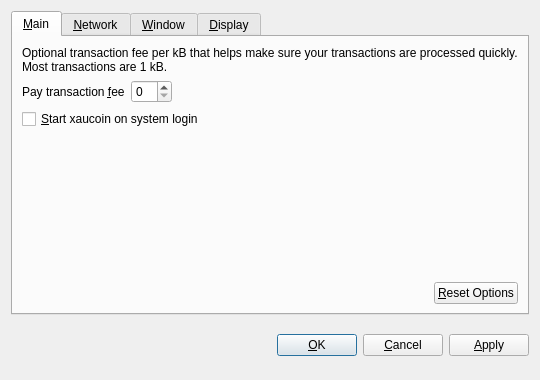
<?xml version="1.0" encoding="UTF-8"?>
<ui version="4.0">
 <class>OptionsDialog</class>
 <widget class="QDialog" name="OptionsDialog">
  <property name="geometry">
   <rect>
    <x>0</x>
    <y>0</y>
    <width>540</width>
    <height>380</height>
   </rect>
  </property>
  <property name="windowTitle">
   <string>Options</string>
  </property>
  <property name="modal">
   <bool>true</bool>
  </property>
  <layout class="QVBoxLayout" name="verticalLayout">
   <item>
    <widget class="QTabWidget" name="tabWidget">
     <property name="tabPosition">
      <enum>QTabWidget::North</enum>
     </property>
     <property name="currentIndex">
      <number>0</number>
     </property>
     <widget class="QWidget" name="tabMain">
      <attribute name="title">
       <string>&amp;Main</string>
      </attribute>
      <layout class="QVBoxLayout" name="verticalLayout_Main">
       <item>
        <widget class="QLabel" name="transactionFeeInfoLabel">
         <property name="text">
          <string>Optional transaction fee per kB that helps make sure your transactions are processed quickly. Most transactions are 1 kB.</string>
         </property>
         <property name="textFormat">
          <enum>Qt::PlainText</enum>
         </property>
         <property name="wordWrap">
          <bool>true</bool>
         </property>
        </widget>
       </item>
       <item>
        <layout class="QHBoxLayout" name="horizontalLayout_1_Main">
         <item>
          <widget class="QLabel" name="transactionFeeLabel">
           <property name="text">
            <string>Pay transaction &amp;fee</string>
           </property>
           <property name="textFormat">
            <enum>Qt::PlainText</enum>
           </property>
           <property name="buddy">
            <cstring>transactionFee</cstring>
           </property>
          </widget>
         </item>
         <item>
          <widget class="BitcoinAmountField" name="transactionFee"/>
         </item>
         <item>
          <spacer name="horizontalSpacer_1_Main">
           <property name="orientation">
            <enum>Qt::Horizontal</enum>
           </property>
           <property name="sizeHint" stdset="0">
            <size>
             <width>40</width>
             <height>20</height>
            </size>
           </property>
          </spacer>
         </item>
        </layout>
       </item>
       <item>
        <widget class="QCheckBox" name="bitcoinAtStartup">
         <property name="toolTip">
          <string>Automatically start xaucoin after logging in to the system.</string>
         </property>
         <property name="text">
          <string>&amp;Start xaucoin on system login</string>
         </property>
        </widget>
       </item>
       <item>
        <spacer name="verticalSpacer_Main">
         <property name="orientation">
          <enum>Qt::Vertical</enum>
         </property>
         <property name="sizeHint" stdset="0">
          <size>
           <width>20</width>
           <height>40</height>
          </size>
         </property>
        </spacer>
       </item>
       <item>
        <layout class="QHBoxLayout" name="horizontalLayout_2_Main">
         <item>
          <spacer name="horizontalSpacer_2_Main">
           <property name="orientation">
            <enum>Qt::Horizontal</enum>
           </property>
           <property name="sizeHint" stdset="0">
            <size>
             <width>40</width>
             <height>20</height>
            </size>
           </property>
          </spacer>
         </item>
         <item>
          <widget class="QPushButton" name="resetButton">
           <property name="toolTip">
            <string>Reset all client options to default.</string>
           </property>
           <property name="text">
            <string>&amp;Reset Options</string>
           </property>
           <property name="autoDefault">
            <bool>false</bool>
           </property>
          </widget>
         </item>
        </layout>
       </item>
      </layout>
     </widget>
     <widget class="QWidget" name="tabNetwork">
      <attribute name="title">
       <string>&amp;Network</string>
      </attribute>
      <layout class="QVBoxLayout" name="verticalLayout_Network">
       <item>
        <widget class="QCheckBox" name="mapPortUpnp">
         <property name="toolTip">
          <string>Automatically open the xaucoin client port on the router. This only works when your router supports UPnP and it is enabled.</string>
         </property>
         <property name="text">
          <string>Map port using &amp;UPnP</string>
         </property>
        </widget>
       </item>
       <item>
        <widget class="QCheckBox" name="connectSocks">
         <property name="toolTip">
          <string>Connect to the xaucoin network through a SOCKS proxy (e.g. when connecting through Tor).</string>
         </property>
         <property name="text">
          <string>&amp;Connect through SOCKS proxy:</string>
         </property>
        </widget>
       </item>
       <item>
        <layout class="QHBoxLayout" name="horizontalLayout_Network">
         <item>
          <widget class="QLabel" name="proxyIpLabel">
           <property name="text">
            <string>Proxy &amp;IP:</string>
           </property>
           <property name="textFormat">
            <enum>Qt::PlainText</enum>
           </property>
           <property name="buddy">
            <cstring>proxyIp</cstring>
           </property>
          </widget>
         </item>
         <item>
          <widget class="QValidatedLineEdit" name="proxyIp">
           <property name="maximumSize">
            <size>
             <width>140</width>
             <height>16777215</height>
            </size>
           </property>
           <property name="toolTip">
            <string>IP address of the proxy (e.g. 127.0.0.1)</string>
           </property>
          </widget>
         </item>
         <item>
          <widget class="QLabel" name="proxyPortLabel">
           <property name="text">
            <string>&amp;Port:</string>
           </property>
           <property name="textFormat">
            <enum>Qt::PlainText</enum>
           </property>
           <property name="buddy">
            <cstring>proxyPort</cstring>
           </property>
          </widget>
         </item>
         <item>
          <widget class="QLineEdit" name="proxyPort">
           <property name="maximumSize">
            <size>
             <width>55</width>
             <height>16777215</height>
            </size>
           </property>
           <property name="toolTip">
            <string>Port of the proxy (e.g. 9050)</string>
           </property>
          </widget>
         </item>
         <item>
          <widget class="QLabel" name="socksVersionLabel">
           <property name="text">
            <string>SOCKS &amp;Version:</string>
           </property>
           <property name="textFormat">
            <enum>Qt::PlainText</enum>
           </property>
           <property name="buddy">
            <cstring>socksVersion</cstring>
           </property>
          </widget>
         </item>
         <item>
          <widget class="QValueComboBox" name="socksVersion">
           <property name="toolTip">
            <string>SOCKS version of the proxy (e.g. 5)</string>
           </property>
          </widget>
         </item>
         <item>
          <spacer name="horizontalSpacer_Network">
           <property name="orientation">
            <enum>Qt::Horizontal</enum>
           </property>
           <property name="sizeHint" stdset="0">
            <size>
             <width>40</width>
             <height>20</height>
            </size>
           </property>
          </spacer>
         </item>
        </layout>
       </item>
       <item>
        <spacer name="verticalSpacer_Network">
         <property name="orientation">
          <enum>Qt::Vertical</enum>
         </property>
         <property name="sizeHint" stdset="0">
          <size>
           <width>20</width>
           <height>40</height>
          </size>
         </property>
        </spacer>
       </item>
      </layout>
     </widget>
     <widget class="QWidget" name="tabWindow">
      <attribute name="title">
       <string>&amp;Window</string>
      </attribute>
      <layout class="QVBoxLayout" name="verticalLayout_Window">
       <item>
        <widget class="QCheckBox" name="minimizeToTray">
         <property name="toolTip">
          <string>Show only a tray icon after minimizing the window.</string>
         </property>
         <property name="text">
          <string>&amp;Minimize to the tray instead of the taskbar</string>
         </property>
        </widget>
       </item>
       <item>
        <widget class="QCheckBox" name="minimizeOnClose">
         <property name="toolTip">
          <string>Minimize instead of exit the application when the window is closed. When this option is enabled, the application will be closed only after selecting Quit in the menu.</string>
         </property>
         <property name="text">
          <string>M&amp;inimize on close</string>
         </property>
        </widget>
       </item>
       <item>
        <spacer name="verticalSpacer_Window">
         <property name="orientation">
          <enum>Qt::Vertical</enum>
         </property>
         <property name="sizeHint" stdset="0">
          <size>
           <width>20</width>
           <height>40</height>
          </size>
         </property>
        </spacer>
       </item>
      </layout>
     </widget>
     <widget class="QWidget" name="tabDisplay">
      <attribute name="title">
       <string>&amp;Display</string>
      </attribute>
      <layout class="QVBoxLayout" name="verticalLayout_Display">
       <item>
        <layout class="QHBoxLayout" name="horizontalLayout_1_Display">
         <item>
          <widget class="QLabel" name="langLabel">
           <property name="text">
            <string>User Interface &amp;language:</string>
           </property>
           <property name="textFormat">
            <enum>Qt::PlainText</enum>
           </property>
           <property name="buddy">
            <cstring>lang</cstring>
           </property>
          </widget>
         </item>
         <item>
          <widget class="QValueComboBox" name="lang">
           <property name="toolTip">
            <string>The user interface language can be set here. This setting will take effect after restarting xaucoin.</string>
           </property>
          </widget>
         </item>
        </layout>
       </item>
       <item>
        <layout class="QHBoxLayout" name="horizontalLayout_2_Display">
         <item>
          <widget class="QLabel" name="unitLabel">
           <property name="text">
            <string>&amp;Unit to show amounts in:</string>
           </property>
           <property name="textFormat">
            <enum>Qt::PlainText</enum>
           </property>
           <property name="buddy">
            <cstring>unit</cstring>
           </property>
          </widget>
         </item>
         <item>
          <widget class="QValueComboBox" name="unit">
           <property name="toolTip">
            <string>Choose the default subdivision unit to show in the interface and when sending coins.</string>
           </property>
          </widget>
         </item>
        </layout>
       </item>
       <item>
        <widget class="QCheckBox" name="displayAddresses">
         <property name="toolTip">
          <string>Whether to show xaucoin addresses in the transaction list or not.</string>
         </property>
         <property name="text">
          <string>&amp;Display addresses in transaction list</string>
         </property>
        </widget>
       </item>
       <item>
        <spacer name="verticalSpacer_Display">
         <property name="orientation">
          <enum>Qt::Vertical</enum>
         </property>
         <property name="sizeHint" stdset="0">
          <size>
           <width>20</width>
           <height>40</height>
          </size>
         </property>
        </spacer>
       </item>
      </layout>
     </widget>
    </widget>
   </item>
   <item>
    <layout class="QHBoxLayout" name="horizontalLayout_Buttons">
     <item>
      <spacer name="horizontalSpacer_1">
       <property name="orientation">
        <enum>Qt::Horizontal</enum>
       </property>
       <property name="sizeHint" stdset="0">
        <size>
         <width>40</width>
         <height>48</height>
        </size>
       </property>
      </spacer>
     </item>
     <item>
      <widget class="QLabel" name="statusLabel">
       <property name="font">
        <font>
         <weight>75</weight>
         <bold>true</bold>
        </font>
       </property>
       <property name="text">
        <string/>
       </property>
       <property name="textFormat">
        <enum>Qt::PlainText</enum>
       </property>
       <property name="wordWrap">
        <bool>true</bool>
       </property>
      </widget>
     </item>
     <item>
      <spacer name="horizontalSpacer_2">
       <property name="orientation">
        <enum>Qt::Horizontal</enum>
       </property>
       <property name="sizeHint" stdset="0">
        <size>
         <width>40</width>
         <height>48</height>
        </size>
       </property>
      </spacer>
     </item>
     <item>
      <widget class="QPushButton" name="okButton">
       <property name="text">
        <string>&amp;OK</string>
       </property>
      </widget>
     </item>
     <item>
      <widget class="QPushButton" name="cancelButton">
       <property name="text">
        <string>&amp;Cancel</string>
       </property>
       <property name="autoDefault">
        <bool>false</bool>
       </property>
      </widget>
     </item>
     <item>
      <widget class="QPushButton" name="applyButton">
       <property name="text">
        <string>&amp;Apply</string>
       </property>
       <property name="autoDefault">
        <bool>false</bool>
       </property>
      </widget>
     </item>
    </layout>
   </item>
  </layout>
 </widget>
 <customwidgets>
  <customwidget>
   <class>BitcoinAmountField</class>
   <extends>QSpinBox</extends>
   <header>bitcoinamountfield.h</header>
  </customwidget>
  <customwidget>
   <class>QValueComboBox</class>
   <extends>QComboBox</extends>
   <header>qvaluecombobox.h</header>
  </customwidget>
  <customwidget>
   <class>QValidatedLineEdit</class>
   <extends>QLineEdit</extends>
   <header>qvalidatedlineedit.h</header>
  </customwidget>
 </customwidgets>
 <resources/>
 <connections/>
</ui>
